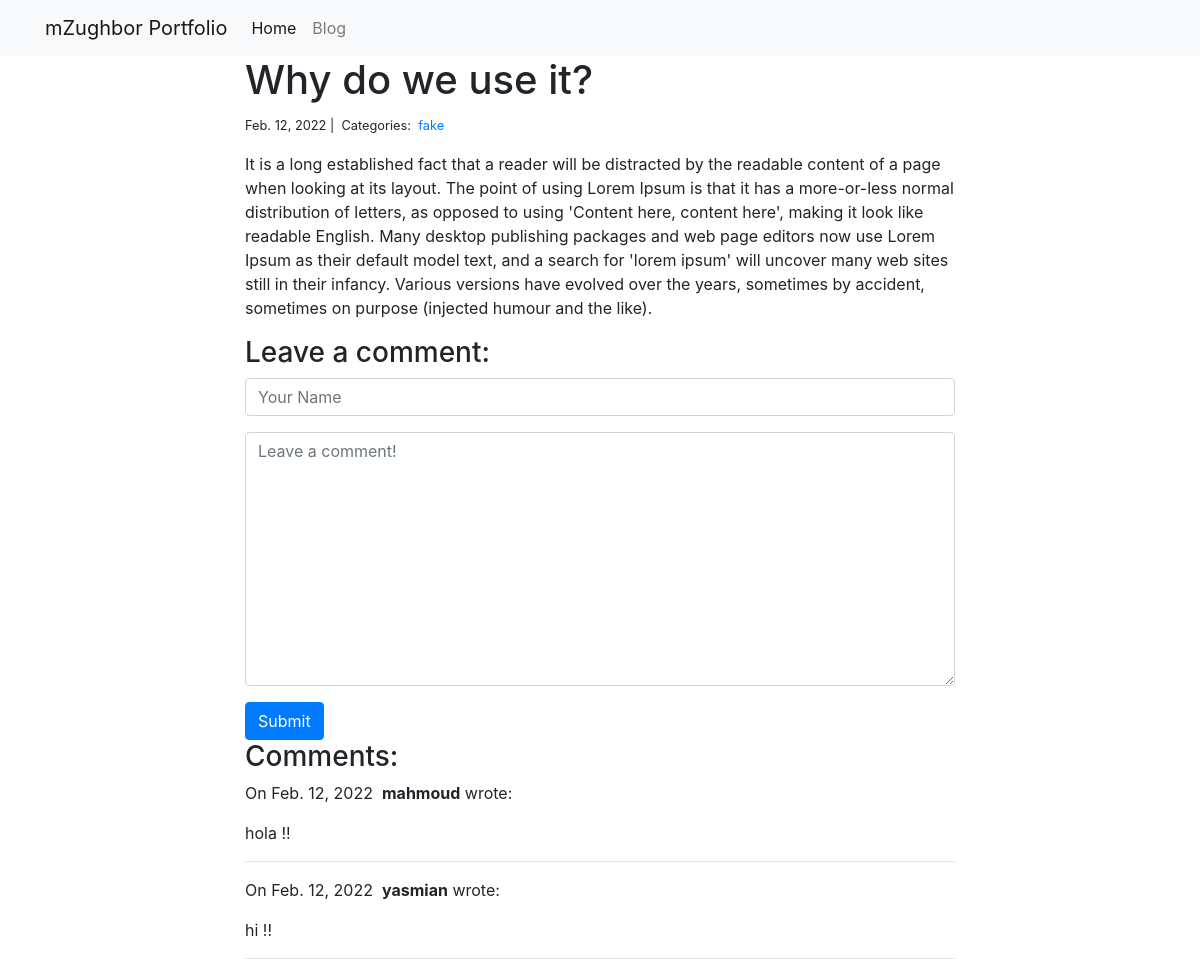
/blog/5/, run on the app's committed database.
### blog/models.py (models this page shows)
class Post(models.Model):
    title = models.CharField(max_length=255)
    body = models.TextField()
    created_on = models.DateTimeField(auto_now_add=True)
    last_modified = models.DateTimeField(auto_now=True)
    categories = models.ManyToManyField('Category', related_name='posts')

class Category(models.Model):
    name = models.CharField(max_length=20)

class Comment(models.Model):
    author = models.CharField(max_length=60)
    body = models.TextField()
    created_on = models.DateTimeField(auto_now_add=True)
    post = models.ForeignKey('Post', on_delete=models.CASCADE)

### blog/views.py (the view, shortened to what this page needs)
# urls.py: path("<int:pk>/", views.blog_detail, name="blog_detail"),
def blog_detail(request, pk):
    post = Post.objects.get(pk=pk)
    comments = Comment.objects.filter(post=post)
    form = CommentForm()
    context = {
        "post": post,
        "comments": comments,
        "form": form,
    }
    return render(request, "blog_detail.html", context)

### blog/forms.py
class CommentForm(forms.Form):
    author = forms.CharField(
        max_length=60,
        widget=forms.TextInput(attrs={
            "class": "form-control",
            "placeholder": "Your Name"
        })
    )
    body = forms.CharField(widget=forms.Textarea(
        attrs={
            "class": "form-control",
            "placeholder": "Leave a comment!"
        })
    )

### blog/templates/blog_detail.html (shortened to what this page needs)
<!DOCTYPE html>
<html lang="en">
<head>
</head>
<body>
{% extends "base.html" %}
{% block page_content %}
<div class="col-md-8 offset-md-2">
    <h1>{{ post.title }}</h1>
    <small>
        {{ post.created_on.date }} |&nbsp;
        Categories:&nbsp;
        {% for category in post.categories.all %}
        <a href="{% url 'blog_category' category.name %}">
            {{ category.name }}
        </a>&nbsp;
        {% endfor %}
    </small>
    <p>{{ post.body | linebreaks }}</p>
    <h3>Leave a comment:</h3>
    <form action="/blog/{{ post.pk }}/" method="post">
        <div class="form-group">
            {{ form.author }}
        </div>
        <div class="form-group">
            {{ form.body }}
        </div>
        <button type="submit" class="btn btn-primary">Submit</button>
    </form>
    <h3>Comments:</h3>
    {% for comment in comments %}
    <p>
        On {{comment.created_on.date }}&nbsp;
        <b>{{ comment.author }}</b> wrote:
    </p>
    <p>{{ comment.body }}</p>
    <hr>
    {% endfor %}
</div>
{% endblock %}

### data on the page
Post: title "Why do we use it?", created_on "Feb. 12, 2022", body "It is a long established fact that a reader will be distracted by the readable content of a page when looking at its layout. The point of using Lorem Ipsum is that it has a more-or-less normal distribution of letters, as opposed to using 'Content here, content here', making it look like readable English. Many desktop publishing packages and web page editors now use Lorem Ipsum as their default model text, and a search for 'lorem ipsum' will uncover many web sites still in their infancy. Various versions have evolved over the years, sometimes by accident, sometimes on purpose (injected humour and the like)."
Category: name "fake"
Comment: created_on "Feb. 12, 2022", author "mahmoud", body "hola !!"
Comment: created_on "Feb. 12, 2022", author "yasmian", body "hi !!"
